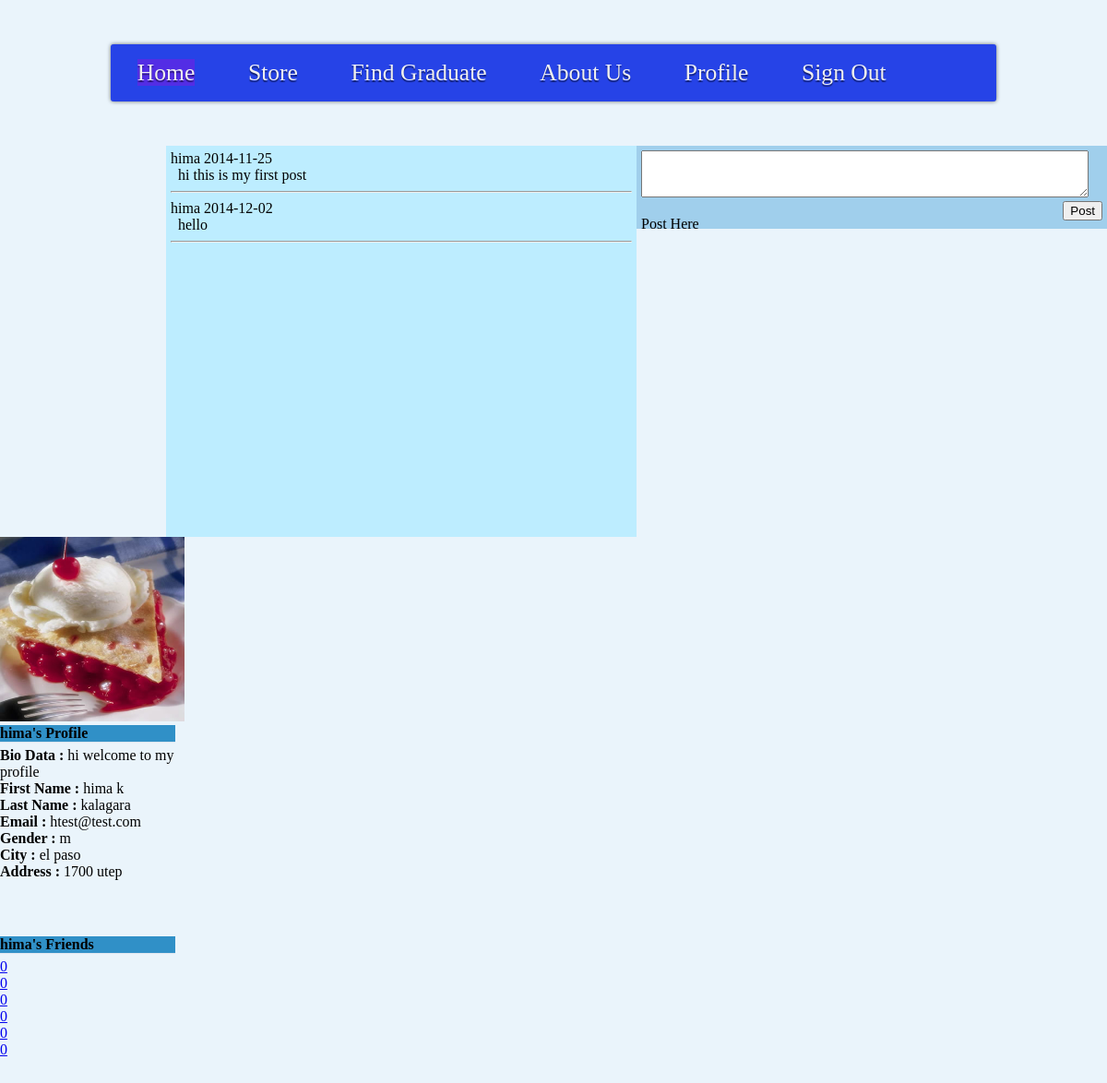
The page /friends_profile.php (signed in) on the database its author committed.
### tables this page shows
CREATE TABLE IF NOT EXISTS `user_posts` (
  `post_id` int(11) NOT NULL AUTO_INCREMENT,
  `post_body` longtext,
  `added_by` varchar(25) NOT NULL,
  `added_to` varchar(25) NOT NULL,
  `date_added` date NOT NULL,
  PRIMARY KEY (`post_id`)
);

CREATE TABLE users (
	user_id	INT(11) NOT NULL AUTO_INCREMENT,
	username VARCHAR(50) NOT NULL,
	password VARCHAR(100)	NOT NULL,
	email VARCHAR(50) NOT NULL,
	first VARCHAR(50) NOT NULL,
	last VARCHAR(50) NOT NULL,
	title ENUM('Mr','Ms','Mis')	NULL,
	gender ENUM('f','m','u')	NOT NULL DEFAULT 'u',
	city VARCHAR(50) NULL,
	address VARCHAR(50) NULL,
	bio_data TEXT NULL,
	employed ENUM('y','n','u')	NOT NULL DEFAULT 'u',
	profile_pic VARCHAR(30) NULL,
	last_login DATE NULL,
	profile_added DATE NULL,
	active_status ENUM('0','1') NOT NULL DEFAULT '0',
	friend_count INT(11) NULL,
	friend_array TEXT NULL,
	PRIMARY KEY (user_id)
);

CREATE TABLE friend_requests (
	frequest_id INT(11) NOT NULL AUTO_INCREMENT,
	user_id_from INT(11) NOT NULL,
	user_id_to INT(11) NOT NULL,
	request_date DATE NOT NULL,
	request_confirm_date	DATE NOT NULL,
	request_status ENUM('0','1','-1')	NOT NULL DEFAULT '0', 
	PRIMARY KEY (frequest_id), 
	INDEX (user_id_from, user_id_to)
);

### friends_profile.php (the view, shortened to what this page needs)
<?php
 include('include/db.php');
$login_user= $_SESSION['login_user'];
?>
<!DOCTYPE html>
<html>
<head lang="en">
    <link rel="stylesheet" href="css/main.css">
        <link rel="stylesheet" href="css/profile.css">
</head>
<body>
<div id="navigation_container">
         <div class="rectangle">
        <ul id="navigation">
            <li><a href="index.php"><span id="highlight">Home</span></a></li>
            <li><a href="Store.php">Store</a></li>
            <li><a href="Find.php">Find Graduate</a></li>
            <li><a href="About.php">About Us</a></li>
                       <?php if ((isset($_SESSION['login_status']))) {
?>
            <li> <a href="loginprofile.php"">Profile</a></li>
              <li> <a href="signout.php">Sign Out</a></li>
        </ul>
    </div>
<?php }?>
</div>
<?php
if(!isset($_GET['u']))
{
	$username=$login_user;
}
else
{
	$username=sanitizeString($_GET['u']);
	$_SESSION['profile_user']=$username;
}
if(ctype_alnum($username))
{
$query = "SELECT username,first FROM users WHERE username='$username'";
$result = mysqli_query($con,$query);
$count=  mysqli_num_rows($result);
if($count==1)
{
$get = mysqli_fetch_assoc($result);
$username=$get['username'];
}
else
{
echo "<meta http-equiv=\"refresh\" content=\"0; url=http://localhost/alumni/index.html\">";
exit();
}
}
?>
<div class="postForm">
<textarea id="post" name="post" rows="3" cols="58"></textarea>
<input type="submit" name="send" onclick="send_post()" value="Post" style="background-color: #DCESEE; float:right; border: 1px solid:#6666">
<p id="status">Post Here</p>
</div>
<div class="profilePosts">
<?php
$getquery= "select * from user_posts WHERE added_to='$username'";
$getposts=mysqli_query($con,$getquery);
while ($row= mysqli_fetch_assoc($getposts))
{
$body = $row['post_body'];
$date_added=$row['date_added'];
$added_by=$row['added_by'];
echo " <div class='posted_by'> $added_by  $date_added </div>&nbsp;&nbsp;$body<br/><hr/>";
}
?>
</div>
<img src="./img/ice1.jpg" height="200" width="200" alt="<?php echo $username;?>'s profile" title="<?php echo $username;?>'s profile"/>
<br/>
<div class="textHeader"><?php echo $username;?>'s Profile</div>
<div class="profileleftSideContent">
<?php
$getquery= "select * from users WHERE username='$username'";
$getbio=mysqli_query($con,$getquery);
while ($row= mysqli_fetch_assoc($getbio))
{
$bio = $row['bio_data'];
$email=$row['email'];
$fname=$row['first'];
$lname=$row['last'];
$gender=$row['gender'];
$city=$row['city'];
$address=$row['address'];
echo "<b>Bio Data : </b>". $bio. "<br/>";
echo "<b>First Name : </b>". $fname. "<br/>";
echo "<b>Last Name : </b>". $lname. "<br/>";
echo "<b>Email : </b>". $email. "<br/>";
echo "<b>Gender : </b>". $gender. "<br/>";
echo "<b>City : </b>". $city. "<br/>";
echo "<b>Address : </b>". $address. "<br/>";
}
?>
</div>
<div class="textHeader"><?php echo $username;?>'s Friends</div>
<div class="profileleftSideContent">
<?php
   $query= "select * from friend_requests WHERE (user_id_to='$username' and request_status='1') or (user_id_from='$username' and request_status='1') ";
$getquery=mysqli_query($con,$query);
$count = mysqli_num_rows($getquery);
if($count==0)
{
	echo "No friends to display";
}
else
{
while ($row= mysqli_fetch_assoc($getquery))
{
	$loginuser_from= $row['user_id_from'];
	$loginuser_to= $row['user_id_to'];
	if($loginuser_from!=$username)
	{
		$fn=$loginuser_from;
	echo "<a href='friends_profile.php?u=$fn'>$loginuser_from</a> <br/>";
	}
		if($loginuser_to!=$username)
	{
		$fn=$loginuser_to;
	echo "<a href='friends_profile.php?u=$fn'>$loginuser_to</a> <br/>";
	}
}
}
?>
</div>
</body>
</html>

### css/main.css (style rules this page uses)
ul { list-style-type: none; margin: 0; padding: 0; overflow: hidden; }
#navigation li { list-style: none; display: block; float: left; margin: 1em; }
#highlight { background: #532de5; }
#navigation li a { text-shadow: 0 2px 1px rgba(0,0,0,0.5); display: block; text-decoration: none; color: #f0f0f0; font-size: 1.6em; margin: 0 .5em; }
.rectangle { background: #2643e7; height: 62px; position: relative; -moz-box-shadow: 0px 0px 4px rgba(0,0,0,0.55); box-shadow: 0px 0px 4px rgba(0,0,0,0.55); -webkit-border-radius: 3px; -moz-border-radius: 3px; border-radius: 3px; z-index: 500; margin: 3em 0; }
html { background: #eaf4fb url('<span class="skimlinks-unlinked">bottom_bg.jpg</span>') bottom center no-repeat; }
body { background: transparent url('<span class="skimlinks-unlinked">top_bg.png</span>') top center no-repeat; width: 100%; height: 100%; margin: 0 0; }
#navigation_container { margin: 0 auto; width: 960px; }

### css/profile.css (style rules this page uses)
.textHeader { background-color:#3090C7; width: 190px; height:15px: padding:5px; border-bottom: 1px solid #DCE5EE; font-weight:600; }
.profileleftSideContent { width:194px; padding-right: 0px; padding-bottom: 5px; padding-top: 5px; padding-left: 0px; height:200px; }
.postForm { float:right; width:500px; height:80px; padding: 5px; background-color:#A0CFEC; }
.profilePosts { float:right; width:500px; height:414px; padding: 5px; background-color: #BDEDFF; }

### rows shown on the page
user_posts: added_by "hima", date_added "2014-11-25", post_body "hi this is my first post"
user_posts: added_by "hima", date_added "2014-12-02", post_body "hello"
users: username "hima", bio_data "hi welcome to my profile", first "hima k", last "kalagara", email "htest@test.com", gender "m", city "el paso", address "1700 utep"
friend_requests: user_id_from "0", user_id_to "0"
friend_requests: user_id_from "0", user_id_to "0"
friend_requests: user_id_from "0", user_id_to "0"
